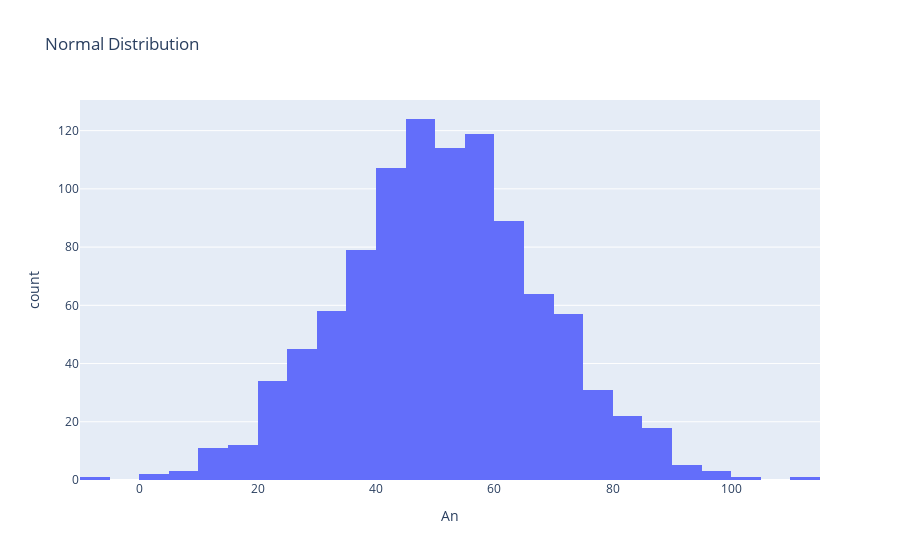

Source (notebook cell):
### Markdown cell above
<h3>Sample Tables</h3>

### Code cell
#normal 
mu, sigma = 50, 17 
colAn = np.random.normal(mu, sigma, 1000)
colBn = np.random.normal(mu, sigma, 1000)

unionedarrayn = np.column_stack((colAn,colBn))
dfn = pd.DataFrame(unionedarrayn) 
headersn = ['An','Bn']
dfn.columns= headersn
print(dfn.describe())

fig = px.histogram(dfn, x='An', title='Normal Distribution')
fig.show()

### Figure 1 — Plotly figure (JSON) as saved in the notebook; plotly's stock layout.template omitted (floating-point values rounded to 4 significant figures; data arrays with more than 128 entries replaced by an {"elided": "..."} marker saying what was removed)
{"data": [{"alignmentgroup": "True", "bingroup": "x", "hovertemplate": "An=%{x}<br>count=%{y}<extra></extra>", "legendgroup": "", "marker": {"color": "#636efa", "pattern": {"shape": ""}}, "name": "", "offsetgroup": "", "orientation": "v", "showlegend": false, "type": "histogram", "x": {"elided": "1000 float values"}, "xaxis": "x", "yaxis": "y"}], "layout": {"autosize": true, "barmode": "relative", "legend": {"tracegroupgap": 0}, "title": {"text": "Normal Distribution"}, "xaxis": {"anchor": "y", "autorange": true, "domain": [0, 1], "range": [-10, 115], "title": {"text": "An"}, "type": "linear"}, "yaxis": {"anchor": "x", "autorange": true, "domain": [0, 1], "range": [0, 130.5], "title": {"text": "count"}}}}
